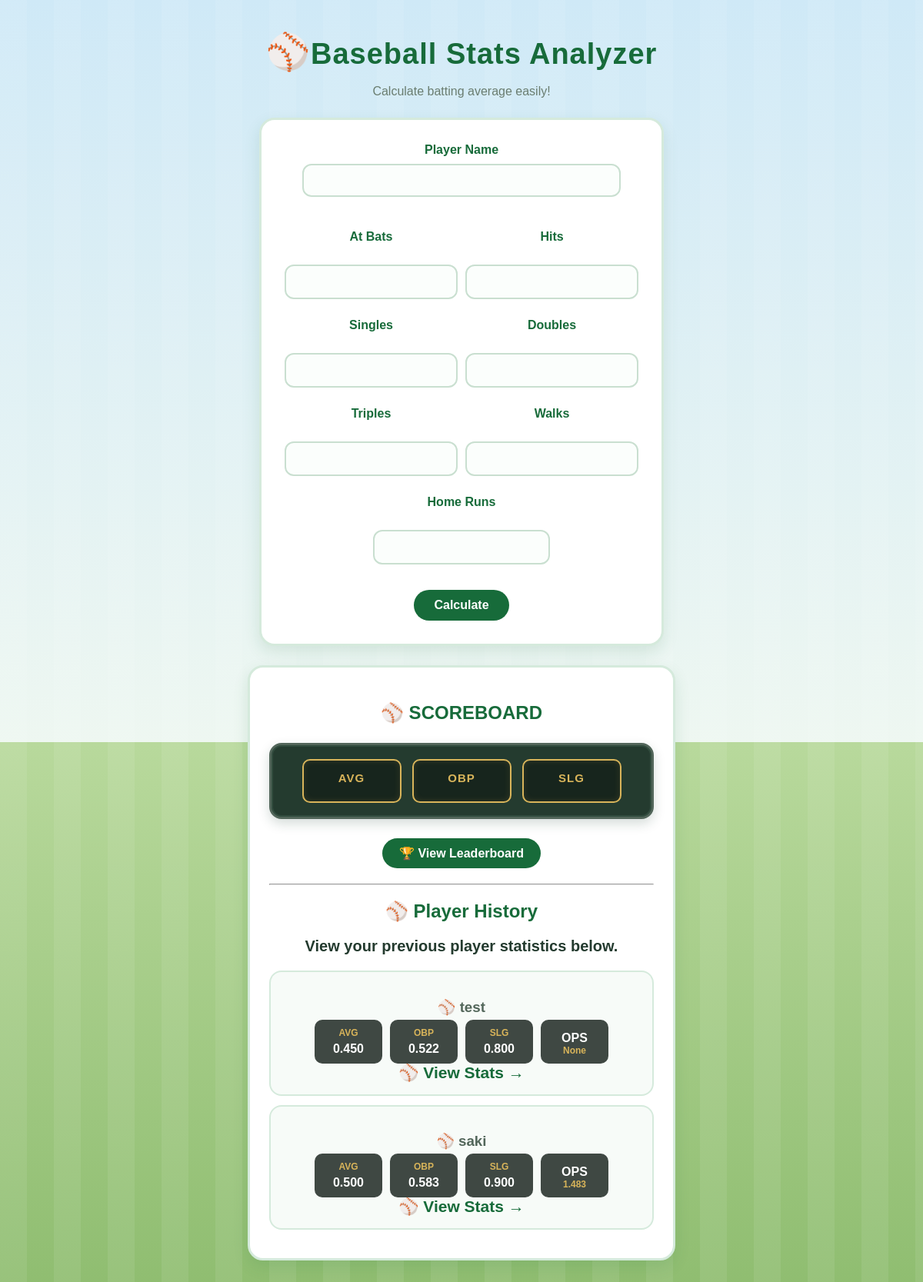
Before: / with the older database file.
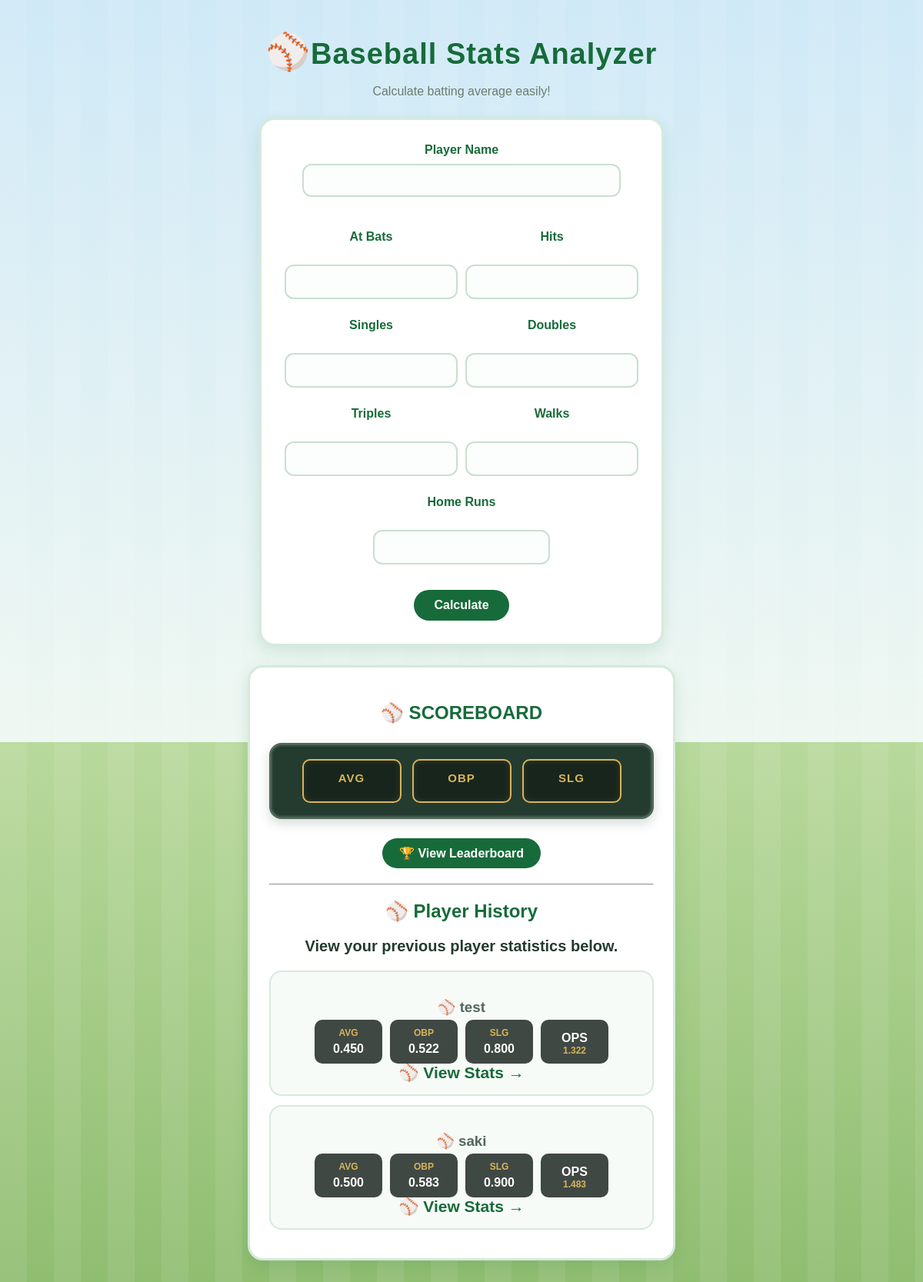
After: the same page with the newer database file.
### tables this page shows
CREATE TABLE players(

    id INTEGER PRIMARY KEY AUTOINCREMENT,

    player TEXT,

    at_bats INTEGER,

    hits INTEGER,

    singles INTEGER,

    doubles INTEGER,

    triples INTEGER,

    walks INTEGER,

    home_runs INTEGER,

    average TEXT,

    obp TEXT,

    slg TEXT

, ops TEXT);

### app.py (the view, shortened to what this page needs)
@app.route("/", methods=["GET", "POST"])
def home():
    average = ""
    obp = ""
    slg = ""
    ops = ""
    player = ""
    at_bats = ""
    hits = ""
    singles = ""
    doubles = ""
    triples = ""
    walks = ""
    home_runs = ""
    error = ""
    cursor.execute("SELECT id, player, average, obp, slg, ops FROM players")
    players = cursor.fetchall()
    return render_template(
        "index.html",
        average=average,
        obp=obp,
        slg=slg,
        players=players,
        player=player,
        at_bats=at_bats,
        hits=hits,
        singles=singles,
        doubles=doubles,
        triples=triples,
        walks=walks,
        home_runs=home_runs,
        error=error
    )

### templates/index.html (shortened to what this page needs)
<!DOCTYPE html>
<html lang="en">
<head>
    <link rel="stylesheet" href="{{ url_for('static', filename='style.css') }}">
</head>
<body>
    <h1>⚾Baseball Stats Analyzer</h1>
    <p>Calculate batting average easily!</p>
    <form method="POST">
        <label>Player Name</label><br>
        <input type="text" name="player" value="{{ player }}"><br><br>
        <div class="input-grid">
            <div>
                <label>At Bats</label><br>
                <input type="number" name="at_bats" value="{{ at_bats }}">
            </div>
            <div>
                <label>Hits</label><br>
                <input type="number" name="hits" value="{{ hits }}">
            </div>
            <div>
                <label>Singles</label><br>
                <input type="number" name="singles" value="{{ singles }}">
            </div>
            <div>
                <label>Doubles</label><br>
                <input type="number" name="doubles" value="{{ doubles }}">
            </div>
            <div>
                <label>Triples</label><br>
                <input type="number" name="triples" value="{{ triples }}">
            </div>
            <div>
                <label>Walks</label><br>
                <input type="number" name="walks" value="{{ walks }}">
            </div>
            <div>
                <label>Home Runs</label><br>
                <input type="number" name="home_runs" value="{{ home_runs }}">
            </div>
        </div>
        <br>
        <button>Calculate</button>
    </form>
    {% if average != None %}
    <div class="result-card">
        <h2>⚾ SCOREBOARD</h2>
        <div class="scoreboard">
            <div class="stat-box">
                <h3>AVG</h3>
            </div>
            <div class="stat-box">
                <h3>OBP</h3>
            </div>
            <div class="stat-box">
                <h3>SLG</h3>
            </div>
        </div>
        <a href="/leaderboard" class="leaderboard-button">
            🏆 View Leaderboard
        </a>
        <hr>
        <h2>⚾ Player History</h2>
        <p>View your previous player statistics below.</p>
        {% for p in players %}
        <div class="history-card">
            <h3>⚾ {{ p[1] }}</h3>
            <div class="player-stats">
                <div>
                    <span>AVG</span>
                    <strong>{{ p[2] }}</strong>
             </div>
                <div>
                    <span>OBP</span>
                    <strong>{{ p[3] }}</strong>
                </div>
                <div>
                    <span>SLG</span>
                    <strong>{{ p[4] }}</strong>
                </div>
                <div>
                    <strong>OPS</strong>
                    <span>{{ p[5] }}</span>
                </div>
            </div>
            <a href="/player/{{ p[0] }}">View Stats →</a>
        </div>
    {% endfor %}
    {% endif %}
</body>
</html>

### static/style.css (style rules this page uses)
body { font-family: Arial, sans-serif; background: repeating-linear-gradient( to right, rgba(255, 255, 255, 0.08) 0px, rgba(255, 255, 255, 0.08) 35px, transparent 35px, transparent 70px ), linear-gradient( to bottom, #cfe9f7 0%, #eef7f1 57.5%, #b8d99c 57.5%, #8fbd70 100% ); text-align: center; margin: 40px; color: #243b2f; min-height: 100vh; }
h1 { color: #176b3a; font-size: 38px; margin-bottom: 8px; letter-spacing: 1px; }
h1::first-letter { font-size: 46px; }
body > p { color: #6a7d70; font-size: 16px; }
form { background-color: white; max-width: 460px; margin: 25px auto; padding: 30px; border-radius: 20px; border: 3px solid #d5eadc; box-shadow: 0 8px 20px rgba(23, 107, 58, 0.12); }
label { display: inline-block; font-weight: bold; color: #176b3a; margin-bottom: 3px; }
input { width: 90%; padding: 11px; margin-top: 6px; margin-bottom: 15px; border: 2px solid #c9dfd0; border-radius: 12px; font-size: 15px; box-sizing: border-box; background-color: #fbfefc; }
.input-grid { display: grid; grid-template-columns: 1fr 1fr; gap: 10px; margin-top: 10px; }
.input-grid div:last-child { grid-column: 1 / 3; width: 50%; margin: 0 auto; }
.input-grid label { display: block; }
.input-grid input { width: 100%; padding: 12px; }
button { padding: 11px 26px; font-size: 16px; font-weight: bold; color: white; background-color: #176b3a; border: none; border-radius: 20px; cursor: pointer; transition: 0.3s; }
.result-card { background-color: white; max-width: 500px; margin: 25px auto; padding: 25px; border-radius: 20px; border: 3px solid #d5eadc; box-shadow: 0 8px 20px rgba(23, 107, 58, 0.12); }
.result-card h2 { color: #176b3a; margin-bottom: 20px; }
.result-card h3 { color: #52665a; margin-bottom: 5px; }
.result-card h3 ::before { content: "⚾ "; }
.result-card p { font-size: 20px; font-weight: bold; color: #243b2f; }
.stat-box { background-color: #243b2f; color: white; width: 110px; padding: 12px 8px; border-radius: 10px; border: 3px solid #d8b45a; }
.stat-box h3 { color: #d8b45a; margin: 0 0 5px; font-size: 14px; }
.history-card { background-color: #f7fbf8; margin: 12px 0; padding: 16px; border-radius: 16px; border: 2px solid #d5eadc; transition: 0.3s; }
.history-card a { color: #176b3a; text-decoration: none; font-weight: bold; font-size: 21px; }
.history-card a::before { content: "⚾ "; }
.scoreboard { display: flex; justify-content: center; gap: 14px; margin: 25px 0; padding: 18px; background-color: #243b2f; border-radius: 16px; border: 3px solid #52665a; box-shadow: 0 6px 15px rgba(23, 59, 47, 0.18), inset 0 0 0 2px #314c3e; }
.stat-box { background-color: #17251d; color: white; width: 105px; padding: 14px 10px; border-radius: 10px; border: 2px solid #d8b45a; box-shadow: inset 0 0 8px rgba(216, 180, 90, 0.15); transition: 0.3s; }
.stat-box h3 { color: #d8b45a; margin: 0 0 8px; font-size: 15px; letter-spacing: 1px; }
.player-stats { display: flex; flex-wrap: wrap; justify-content: center; gap: 10px; }
.player-stats div { background-color: #3f4843; color: white; padding: 10px; border-radius: 10px; width: 88px; box-sizing: border-box; }
.player-stats span { display: block; color: #d8b45a; font-size: 12px; font-weight: bold; }
.player-stats strong { display: block; margin-top: 5px; font-size: 16px; }
.history-card > a { color: #176b3a; text-decoration: none; font-weight: bold; }
.history-card .player-stats { grid-template-columns: repeat(3, 1fr); }
.leaderboard-button { display: block; width: fit-content; margin: 20px auto; padding: 10px 22px; background-color: #176b3a; color: white; text-decoration: none; border-radius: 20px; font-weight: bold; transition: transform 0.2s ease; }

Changed rows visible on the page:
changed players "test": ops "None" → "1.322"
